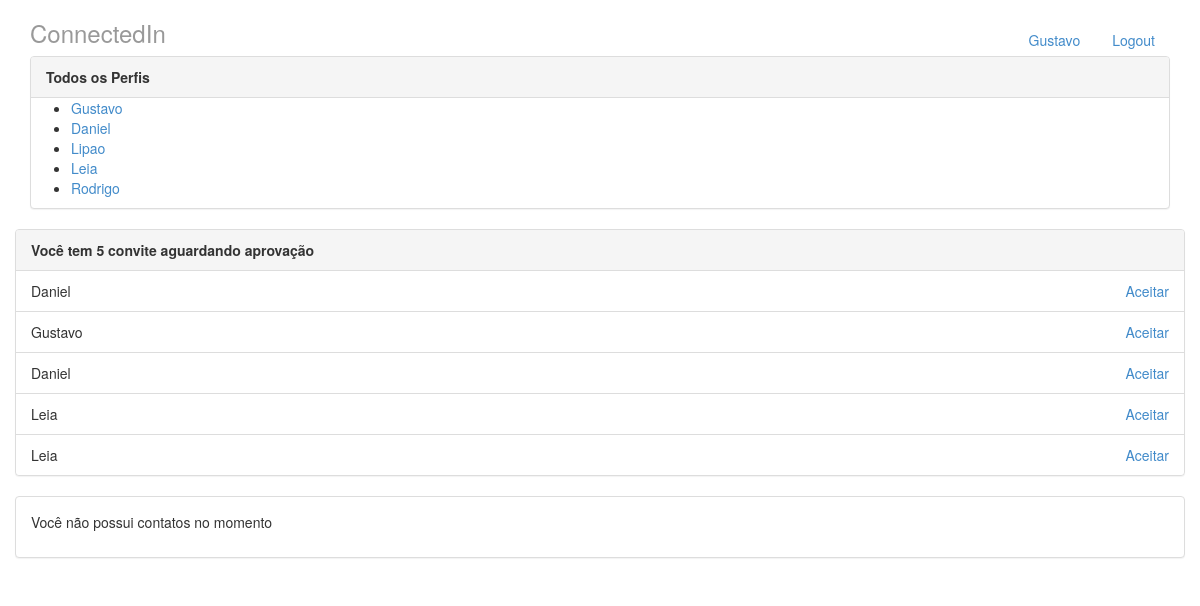
/ (signed in), run on an earlier commit of the app's database.
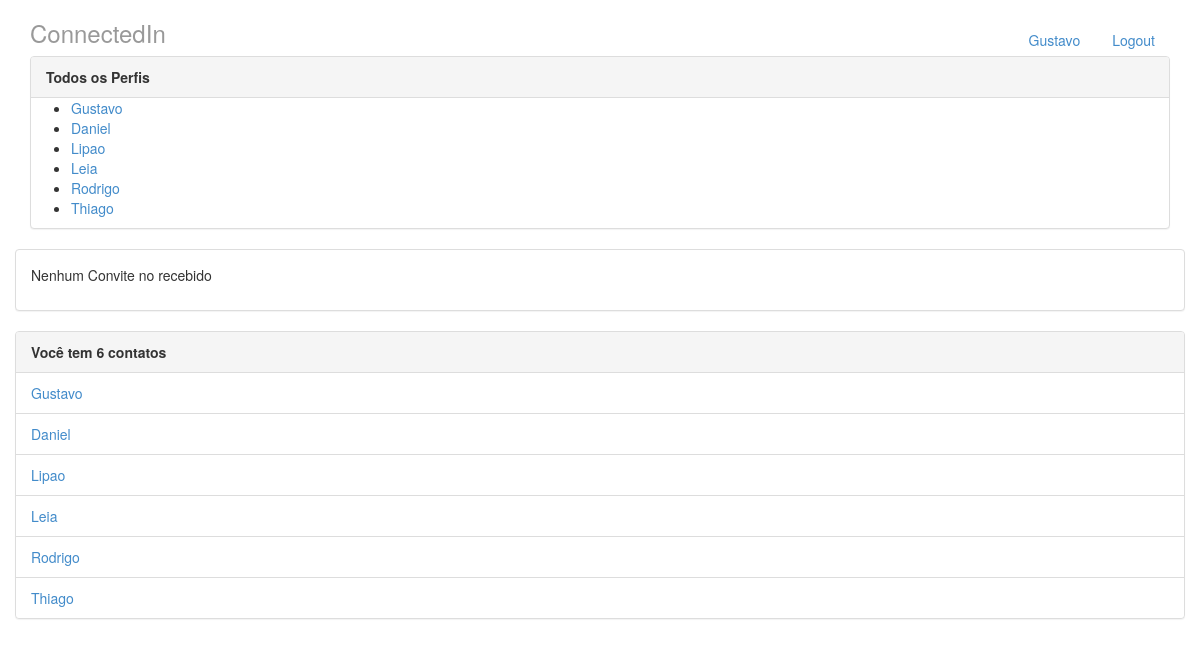
And on a later commit of the database.
### perfis/models.py (models this page shows, shortened)
class Perfil(models.Model):
    nome = models.CharField(max_length = 255 , null = False)
    telefone = models.CharField(max_length = 15 , null = False)
    nome_empresa = models.CharField(max_length = 255 , null = False)
    contatos = models.ManyToManyField('self')
    usuarios = models.OneToOneField(User, on_delete=models.PROTECT , related_name = "perfil")

class Convite(models.Model):
    solicitante = models.ForeignKey(Perfil, on_delete=models.PROTECT , related_name = 'convites_feitos')
    convidado = models.ForeignKey(Perfil, on_delete=models.PROTECT , related_name = 'convites_recebidos')

### perfis/views.py (the view)
# urls.py: path('' , views.index , name = 'index'),
@login_required
def index(request):
    return render(request,'index.html',{'perfis':Perfil.objects.all(),'perfil_logado': get_perfil_logado(request)})

### perfis/views.py (called while the page is built)
@login_required
def get_perfil_logado(request):
    return request.user.perfil

### perfis/templates/index.html
{% extends "base.html" %}
{% block body %}
<div class = "col-lg-12">
    <div class="panel panel-default">
        <div class="panel-heading">
            <strong>Todos os Perfis</strong>
        </div>
        {% if perfis %}
        <ul>
            {% for perfil in perfis %}
            <li>
                <a href="{% url 'exibir' perfil.id %}" >{{perfil.nome}}</a>
            </li>
            {% endfor %}
        </ul>
        {% else %}
        <p>Nenhum Perfil encontrado</p>
        {% endif %}
    </div>
    </div>
    <div class="panel panel-default">
        {% with total_de_convites=perfil_logado.convites_recebidos.count %}
            {% if total_de_convites %}
                <div class="panel-heading">
                    <strong>Você tem {{total_de_convites}} convite aguardando aprovação</strong>
                </div>
                <ul class="list-group">
                    {% for convite in perfil_logado.convites_recebidos.all %}
                    <li class="list-group-item">
                        {{convite.solicitante.nome}}
                        <a href="{% url 'aceitar' convite.id %}" class="pull-right">Aceitar</a>
                    </li>
                    {% endfor %}
                </ul>
                {% else %}
                <div class="panel-body">
                    <p>Nenhum Convite no recebido</p>
                </div>
                {% endif %}
            {% endwith %}
    </div>
    <div class="panel panel-default">
        {% with total_de_contatos=perfil_logado.contatos.count %}
            {% if total_de_contatos %}
                <div class="panel-heading">
                    <strong>Você tem {{total_de_contatos}} contatos</strong>
                </div>
                <ul class="list-group">
                    {% for contato in perfil_logado.contatos.all %}
                    <li class="list-group-item">
                        <a href="{% url 'exibir' contato.id %}">{{contato.nome}}</a>
                    </li>
                    {% endfor %}
                </ul>
                {% else %}
                <div class="panel-body">
                    <p>Você não possui contatos no momento</p>
                </div>
                {% endif %}
        {% endwith %}
    </div>
</div>
{% endblock %}

### perfis/templates/base.html (shortened to what this page needs)
{% load static %}
<!DOCTYPE html>
<html>
<head>
    <link rel="stylesheet" href="{% static 'styles/bootstrap.css' %}">
</head>
    <body>
        <div class="container">
            <div class="header">
                <ul class="nav nav-pills pull-right">
                    <li><a href="{% url 'index' %}">{{perfil_logado.nome}}</a></li>
                    <li><a href="/logout">Logout</a></li>
                </ul>
                <h3 class="text-muted">ConnectedIn</h3>
            </div>
            <div class="row content">
               {% block body %}
               {% endblock %}
            </div>
    </body>
</html>

What changed in the data, as far as the page shows it:
removed Convite: solicitante.nome "Daniel"
removed Convite: solicitante.nome "Gustavo"
removed Convite: solicitante.nome "Daniel"
removed Convite: solicitante.nome "Leia"
removed Convite: solicitante.nome "Leia"
now on one of the page's lists (row unchanged): Perfil: nome "Gustavo"
now on one of the page's lists (row unchanged): Perfil: nome "Daniel"
now on one of the page's lists (row unchanged): Perfil: nome "Lipao"
now on one of the page's lists (row unchanged): Perfil: nome "Leia"
now on one of the page's lists (row unchanged): Perfil: nome "Rodrigo"
added Perfil: nome "Thiago"
Also different on the page:
{{ total_de_contatos }}: (not shown) → "6"
{{ total_de_convites }}: "5" → (not shown)
text no longer shown: "convite aguardando aprovação Você não possui contatos no momento"
text now shown: "Nenhum Convite no recebido contatos"
